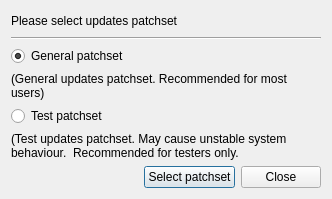
<?xml version="1.0" encoding="UTF-8"?>
<ui version="4.0">
 <class>PatchsetDialog</class>
 <widget class="QDialog" name="PatchsetDialog">
  <property name="geometry">
   <rect>
    <x>0</x>
    <y>0</y>
    <width>332</width>
    <height>199</height>
   </rect>
  </property>
  <property name="windowTitle">
   <string>System updates patchset</string>
  </property>
  <layout class="QVBoxLayout" name="verticalLayout">
   <item>
    <widget class="QLabel" name="label">
     <property name="text">
      <string>Please select updates patchset</string>
     </property>
    </widget>
   </item>
   <item>
    <widget class="Line" name="line">
     <property name="orientation">
      <enum>Qt::Horizontal</enum>
     </property>
    </widget>
   </item>
   <item>
    <widget class="QRadioButton" name="generalPatchsetRB">
     <property name="text">
      <string>General patchset</string>
     </property>
     <property name="checked">
      <bool>true</bool>
     </property>
    </widget>
   </item>
   <item>
    <widget class="QLabel" name="label_2">
     <property name="text">
      <string>(General updates patchset. Recommended for most users)</string>
     </property>
     <property name="wordWrap">
      <bool>true</bool>
     </property>
    </widget>
   </item>
   <item>
    <widget class="QRadioButton" name="testPatchsetRB">
     <property name="text">
      <string>Test patchset</string>
     </property>
    </widget>
   </item>
   <item>
    <widget class="QLabel" name="label_3">
     <property name="text">
      <string>(Test updates patchset. May cause unstable system behaviour.  Recommended for testers only.</string>
     </property>
     <property name="wordWrap">
      <bool>true</bool>
     </property>
    </widget>
   </item>
   <item>
    <layout class="QHBoxLayout" name="horizontalLayout">
     <item>
      <spacer name="horizontalSpacer">
       <property name="orientation">
        <enum>Qt::Horizontal</enum>
       </property>
       <property name="sizeHint" stdset="0">
        <size>
         <width>40</width>
         <height>20</height>
        </size>
       </property>
      </spacer>
     </item>
     <item>
      <widget class="QPushButton" name="pushButton">
       <property name="text">
        <string>Select patchset</string>
       </property>
      </widget>
     </item>
     <item>
      <widget class="QPushButton" name="pushButton_2">
       <property name="text">
        <string>Close</string>
       </property>
      </widget>
     </item>
    </layout>
   </item>
  </layout>
 </widget>
 <resources/>
 <connections>
  <connection>
   <sender>pushButton_2</sender>
   <signal>clicked()</signal>
   <receiver>PatchsetDialog</receiver>
   <slot>reject()</slot>
   <hints>
    <hint type="sourcelabel">
     <x>292</x>
     <y>179</y>
    </hint>
    <hint type="destinationlabel">
     <x>89</x>
     <y>167</y>
    </hint>
   </hints>
  </connection>
  <connection>
   <sender>pushButton</sender>
   <signal>clicked()</signal>
   <receiver>PatchsetDialog</receiver>
   <slot>accept()</slot>
   <hints>
    <hint type="sourcelabel">
     <x>184</x>
     <y>183</y>
    </hint>
    <hint type="destinationlabel">
     <x>46</x>
     <y>178</y>
    </hint>
   </hints>
  </connection>
 </connections>
</ui>
